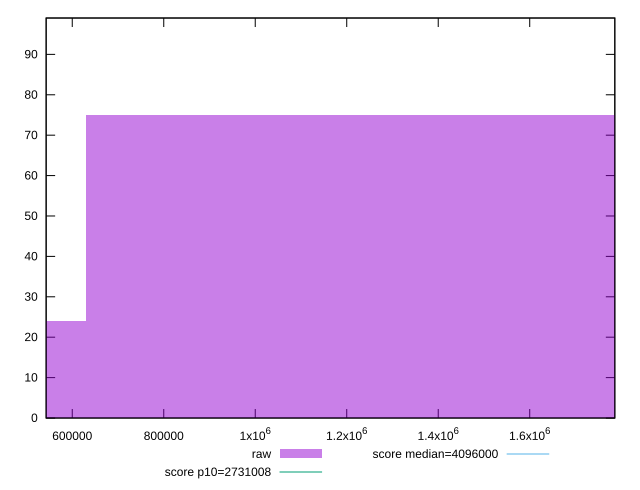

Reproduce this figure in gnuplot.
reset

$raw <<EOF
1258210.85783659 75
0 24
EOF

set key outside below
set boxwidth 1258210.85783659
set xrange [542918:1786028]
set yrange [0:99]
set trange [0:99]
set style fill transparent solid 0.5 noborder

set parametric
set terminal svg size 640, 490 enhanced background rgb 'white'
set output "report/report_00029_2021-02-24T13-36-40.390Z/total-byte-weight/samples/card/raw/histogram.svg"

plot $raw title "raw" with boxes, \
     2731008,t title "score p10=2731008", \
     4096000,t title "score median=4096000"

reset
